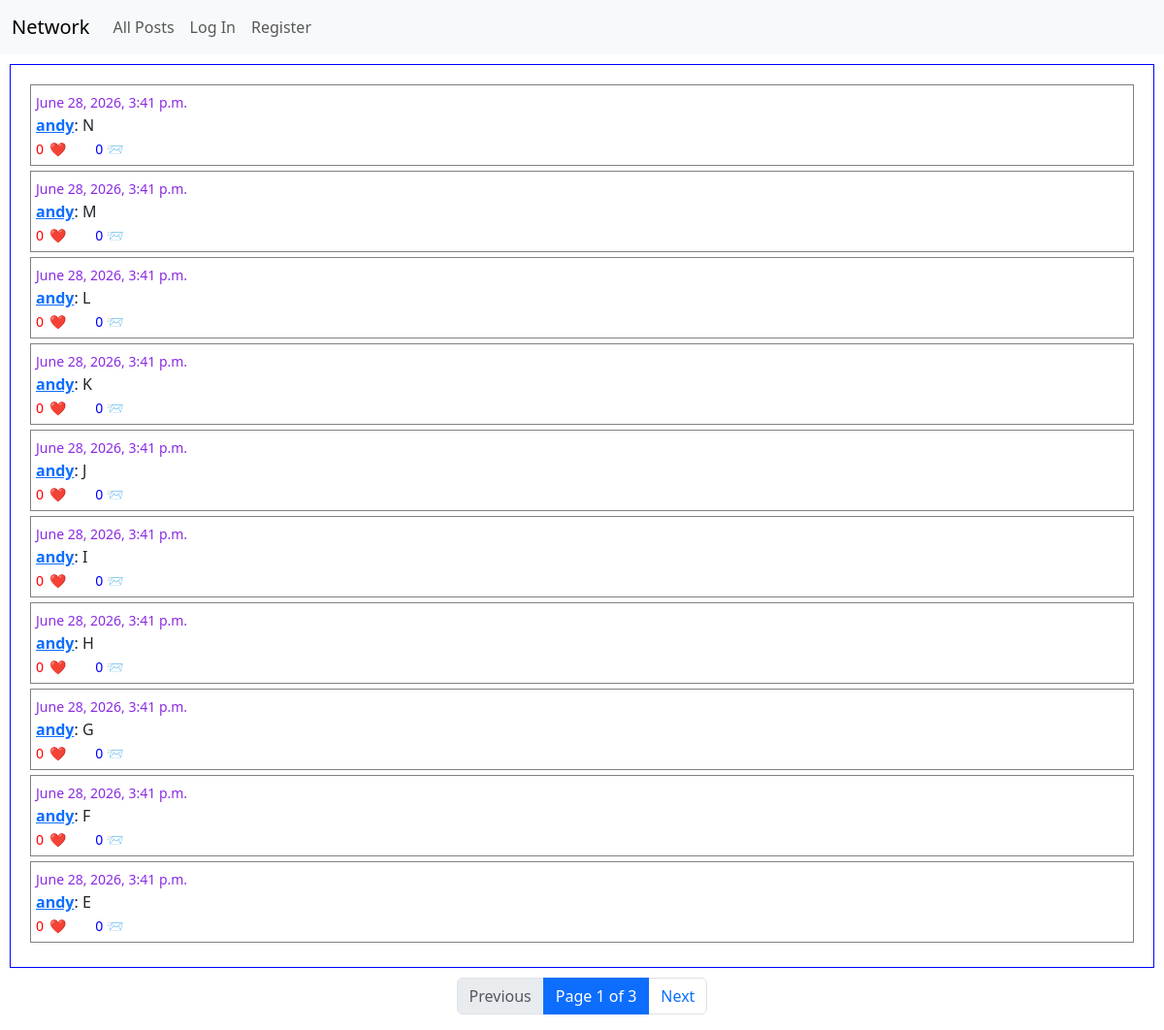
The page / on the database its author committed.
### network/models.py (models this page shows, shortened)
class Post(models.Model):
    user = models.ForeignKey(User, on_delete=models.CASCADE, related_name="posts")
    content = models.TextField()
    timestamp = models.DateTimeField(auto_now_add=True)

class User(AbstractUser):
    following = models.ManyToManyField("self", symmetrical=False, blank=True, related_name="followers")
    pass

### network/views.py (the view)
# urls.py: path("", views.index, name="index"),
def index(request):
    posts = Post.objects.all().order_by("-timestamp")
    paginator = Paginator(posts, 10)
    pageNumber = request.GET.get('page', 1)
    pageObject = paginator.get_page(pageNumber)
    return render(request, "network/index.html", {
        "posts":pageObject,
    })

### network/templates/network/index.html (shortened to what this page needs)
{% extends "network/layout.html" %}
{% load static %}
{% block body %}
    <div id="posts-container" class="posts-container">
        {% for post in posts %}
            <div class="individual-post">
                <small style="color:blueviolet;">{{post.timestamp}}</small><br>
                <strong><a href="{% url 'profile' post.user.username %}">{{post.user.username}}</a></strong>: <span class="post-content">{{post.content}}</span> <br>
                <small style="color:red;"><span class="likescount">{{post.likes.count}}</span><button data-id="{{post.id}}" class="likebutton">❤️</button></small>
                <small style="color:blue;">{{post.comments.count}} 📨</small>
            </div>
        {% empty %}
            <strong> No posts yet!!! </strong>
        {% endfor %}
    </div>
    <nav aria-label="Page navigation">
        <ul class="pagination justify-content-center">
            {% if posts.has_previous %}
                <li class="page-item">
                    <a class="page-link" href="?page={{ posts.previous_page_number }}">Previous</a>
                </li>
            {% else %}
                <li class="page-item disabled">
                    <span class="page-link">Previous</span>
                </li>
            {% endif %}
            <li class="page-item active" aria-current="page">
                <span class="page-link">
                    Page {{ posts.number }} of {{ posts.paginator.num_pages }}
                </span>
            </li>
            {% if posts.has_next %}
                <li class="page-item">
                    <a class="page-link" href="?page={{ posts.next_page_number }}">Next</a>
                </li>
            {% else %}
                <li class="page-item disabled">
                    <span class="page-link">Next</span>
                </li>
            {% endif %}
        </ul>
    </nav>
{% endblock %}

### network/templates/network/layout.html (shortened to what this page needs)
{% load static %}
<!DOCTYPE html>
<html lang="en">
    <head>
        <link href="https://cdn.jsdelivr.net/npm/bootstrap@5.3.3/dist/css/bootstrap.min.css" rel="stylesheet">
        <link href="{% static 'network/styles.css' %}" rel="stylesheet">
    </head>
    <body>
        <nav class="navbar navbar-expand-lg bg-light">
            <div class="container-fluid"> <a class="navbar-brand" href="{% url 'index' %}">Network</a>
                <div class="collapse navbar-collapse" id="navbarNav">
                    <ul class="navbar-nav me-auto mb-2 mb-lg-0">
                        <li class="nav-item">
                            <a class="nav-link" href="{% url 'index' %}">All Posts</a>
                        </li>
                        {% if user.is_authenticated %}
                            <li class="nav-item">
                                <a class="nav-link" href="{% url 'following' %}">Following</a>
                            </li>
                            <li class="nav-item">
                                <a class="nav-link" href="{% url 'logout' %}">Log Out</a>
                            </li>
                        {% else %}
                            <li class="nav-item">
                                <a class="nav-link" href="{% url 'login' %}">Log In</a>
                            </li>
                            <li class="nav-item">
                                <a class="nav-link" href="{% url 'register' %}">Register</a>
                            </li>
                        {% endif %}
                    </ul>
                </div>
            </div>
        </nav>
        <div class="body">
            {% block body %}
            {% endblock %}
        </div>
    </body>
</html>

### network/static/network/styles.css (style rules this page uses)
.posts-container { height:auto; width: auto; border: 1px solid blue; margin: 10px; padding: 20px; margin-right: 10px; }
.individual-post { border: 1px solid gray; margin-bottom: 5px; padding: 5px; }
.likebutton { border:none; background-color: transparent; }

### rows shown on the page
Post: timestamp "June 28, 2026, 3:41 p.m.", user.username "andy", content "N", likes.count "0", comments.count "0"
Post: timestamp "June 28, 2026, 3:41 p.m.", user.username "andy", content "M", likes.count "0", comments.count "0"
Post: timestamp "June 28, 2026, 3:41 p.m.", user.username "andy", content "L", likes.count "0", comments.count "0"
Post: timestamp "June 28, 2026, 3:41 p.m.", user.username "andy", content "K", likes.count "0", comments.count "0"
Post: timestamp "June 28, 2026, 3:41 p.m.", user.username "andy", content "J", likes.count "0", comments.count "0"
Post: timestamp "June 28, 2026, 3:41 p.m.", user.username "andy", content "I", likes.count "0", comments.count "0"
Post: timestamp "June 28, 2026, 3:41 p.m.", user.username "andy", content "H", likes.count "0", comments.count "0"
Post: timestamp "June 28, 2026, 3:41 p.m.", user.username "andy", content "G", likes.count "0", comments.count "0"
Post: timestamp "June 28, 2026, 3:41 p.m.", user.username "andy", content "F", likes.count "0", comments.count "0"
Post: timestamp "June 28, 2026, 3:41 p.m.", user.username "andy", content "E", likes.count "0", comments.count "0"

### other values the page prints
{{ posts.number }} "1"
{{ posts.paginator.num_pages }} "3"
